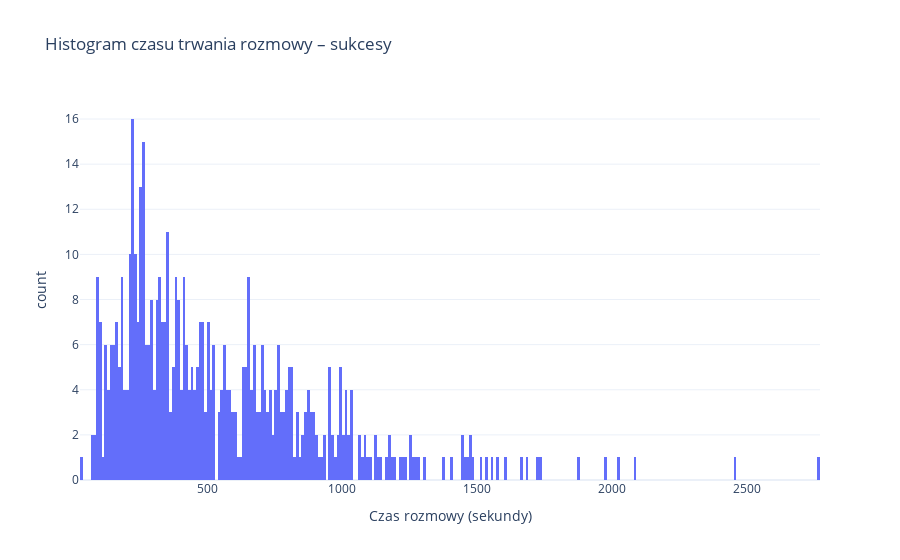

Here is the notebook cell this chart was saved with:
### Code cell
bank_data_success = bank_data[bank_data['y'] == 'yes']

fig_success = px.histogram(
    bank_data_success,
    x="duration",
    nbins=500,
    title="Histogram czasu trwania rozmowy – sukcesy",
    labels={"duration": "Czas rozmowy (sekundy)"},
    template="plotly_white"
)
fig_success.show()

### Figure 1 — Plotly figure (JSON) as saved in the notebook; plotly's stock layout.template omitted (floating-point values rounded to 4 significant figures; data arrays with more than 128 entries replaced by an {"elided": "..."} marker saying what was removed)
{"data": [{"bingroup": "x", "hovertemplate": "Czas rozmowy (sekundy)=%{x}<br>count=%{y}<extra></extra>", "legendgroup": "", "marker": {"color": "#636efa", "pattern": {"shape": ""}}, "name": "", "nbinsx": 500, "orientation": "v", "showlegend": false, "type": "histogram", "x": {"elided": "521 int values"}, "xaxis": "x", "yaxis": "y"}], "layout": {"barmode": "relative", "legend": {"tracegroupgap": 0}, "title": {"text": "Histogram czasu trwania rozmowy – sukcesy"}, "xaxis": {"anchor": "y", "domain": [0, 1], "title": {"text": "Czas rozmowy (sekundy)"}}, "yaxis": {"anchor": "x", "domain": [0, 1], "title": {"text": "count"}}}}
